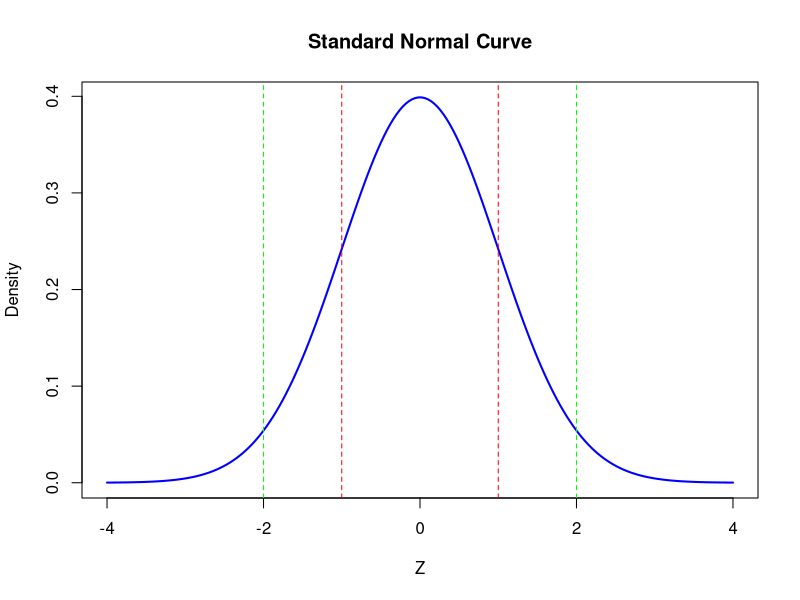
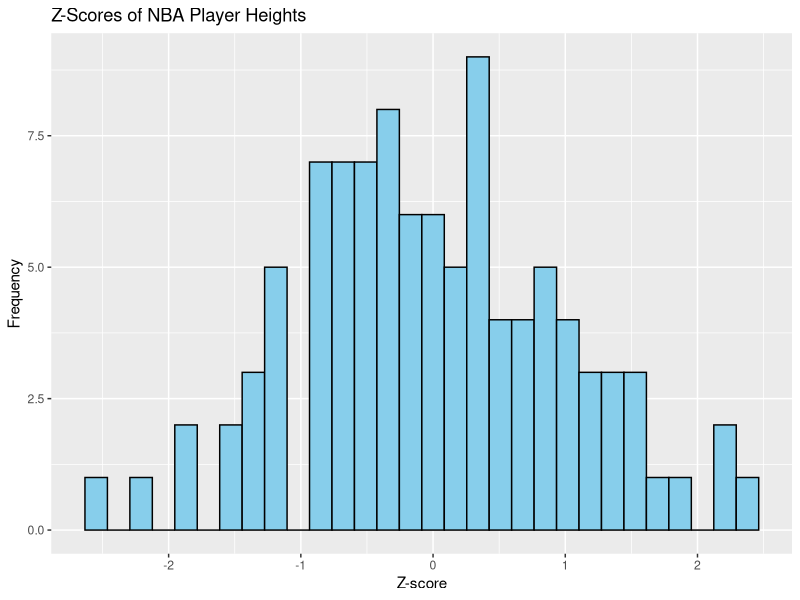
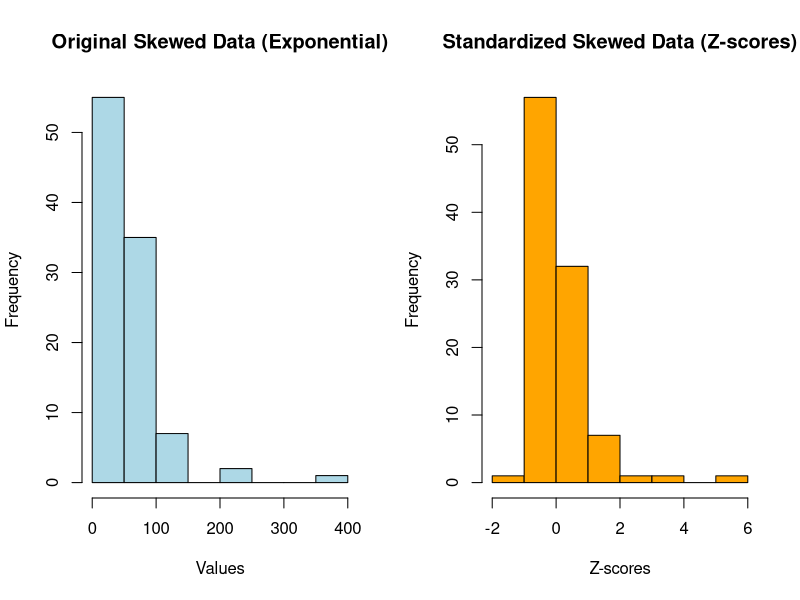
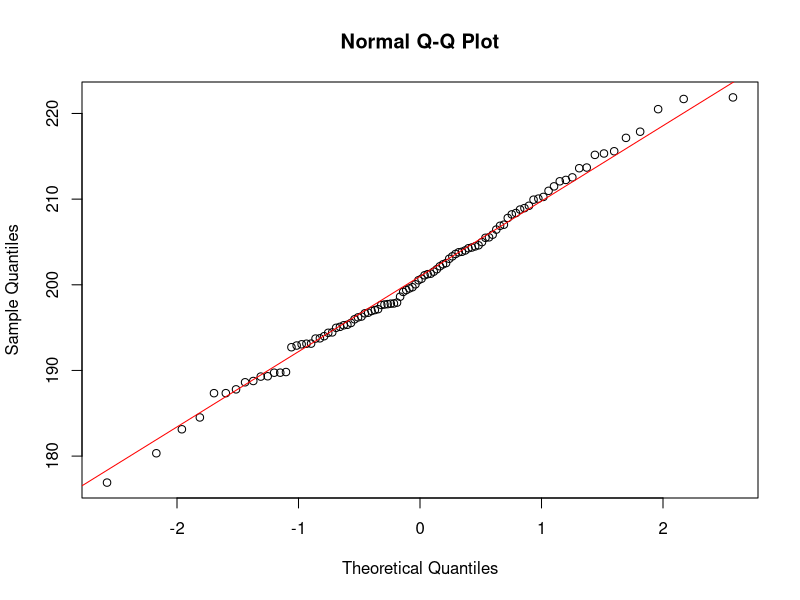
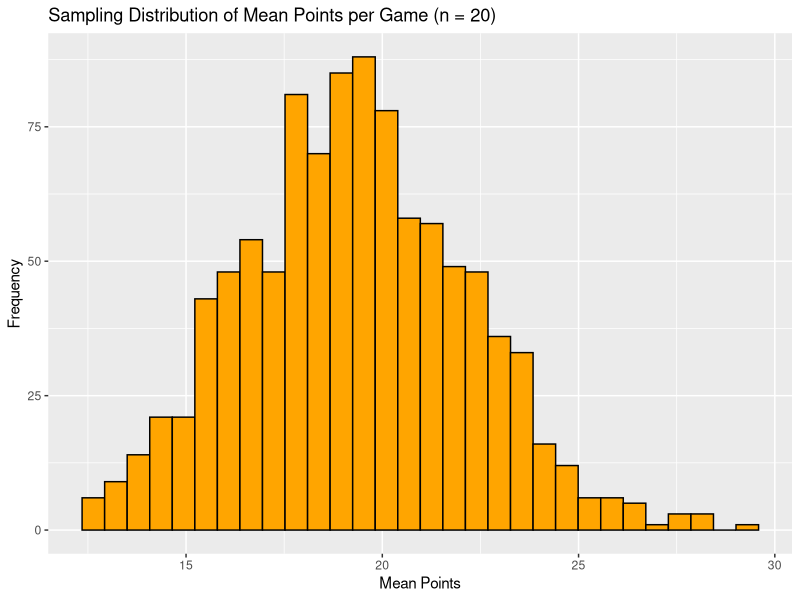

Reproduce these figures in R, in order.
## ---- chunk 1
knitr::opts_chunk$set(echo = TRUE)
library(ggplot2)
library(dplyr)
library(readr)
## ---- chunk 2
x <- seq(-4, 4, length = 200)
y <- dnorm(x)
plot(x, y, type = "l", lwd = 2, col = "blue", main = "Standard Normal Curve", xlab = "Z", ylab = "Density")
abline(v = c(-1, 1), col = "red", lty = 2)
abline(v = c(-2, 2), col = "green", lty = 2)
## ---- chunk 3
set.seed(123)
nba_heights <- rnorm(100, mean = 200, sd = 10)
z_scores <- scale(nba_heights)

ggplot(data.frame(z_scores), aes(x = z_scores)) +
  geom_histogram(bins = 30, fill = "skyblue", color = "black") +
  ggtitle("Z-Scores of NBA Player Heights") +
  xlab("Z-score") + ylab("Frequency")
## ---- chunk 4
set.seed(123)
skewed_data <- rexp(100, rate = 1/50)  # Right-skewed distribution
z_scores_skewed <- scale(skewed_data)

par(mfrow = c(1, 2))

# Original skewed data
hist(skewed_data, col = 'lightblue', main = 'Original Skewed Data (Exponential)',
     xlab = 'Values')

# Standardized skewed data
hist(z_scores_skewed, col = 'orange', main = 'Standardized Skewed Data (Z-scores)',
     xlab = 'Z-scores')

par(mfrow = c(1, 1))

## ---- chunk 5
qqnorm(nba_heights)
qqline(nba_heights, col = "red")
## ---- chunk 6

set.seed(42)
# Simulate 1000 game scores: typical basketball scoring with occasional outliers
game_points <- rgamma(1000, shape = 2, scale = 10)

# Generate sampling distribution of means from samples of 20 games each
sample_means <- replicate(1000, mean(sample(game_points, 20)))

# Plot the histogram of sample means
ggplot(data.frame(sample_means), aes(x = sample_means)) +
  geom_histogram(bins = 30, fill = "orange", color = "black") +
  ggtitle("Sampling Distribution of Mean Points per Game (n = 20)") +
  xlab("Mean Points") + ylab("Frequency")
